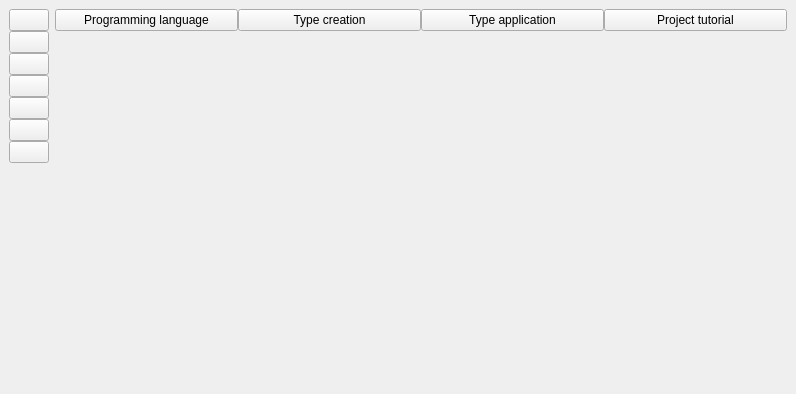
<?xml version="1.0" encoding="UTF-8"?>
<ui version="4.0">
 <class>MainWindow</class>
 <widget class="QMainWindow" name="MainWindow">
  <property name="geometry">
   <rect>
    <x>0</x>
    <y>0</y>
    <width>796</width>
    <height>394</height>
   </rect>
  </property>
  <property name="windowTitle">
   <string>MainWindow</string>
  </property>
  <widget class="QWidget" name="centralwidget">
   <layout class="QHBoxLayout" name="horizontalLayout">
    <item>
     <layout class="QVBoxLayout" name="verticalLayout">
      <property name="spacing">
       <number>0</number>
      </property>
      <item>
       <widget class="QPushButton" name="pbOpenFileDatabase">
        <property name="text">
         <string/>
        </property>
       </widget>
      </item>
      <item>
       <widget class="QPushButton" name="pbCreateDatabase">
        <property name="text">
         <string/>
        </property>
       </widget>
      </item>
      <item>
       <widget class="QPushButton" name="pbOpenDatabase">
        <property name="text">
         <string/>
        </property>
       </widget>
      </item>
      <item>
       <widget class="QPushButton" name="pbGo">
        <property name="text">
         <string/>
        </property>
       </widget>
      </item>
      <item>
       <widget class="QPushButton" name="pbBack">
        <property name="text">
         <string/>
        </property>
       </widget>
      </item>
      <item>
       <widget class="QPushButton" name="pbSettings">
        <property name="text">
         <string/>
        </property>
       </widget>
      </item>
      <item>
       <widget class="QPushButton" name="pbInfo">
        <property name="text">
         <string/>
        </property>
       </widget>
      </item>
      <item>
       <spacer name="verticalSpacer">
        <property name="orientation">
         <enum>Qt::Vertical</enum>
        </property>
        <property name="sizeHint" stdset="0">
         <size>
          <width>20</width>
          <height>40</height>
         </size>
        </property>
       </spacer>
      </item>
     </layout>
    </item>
    <item>
     <layout class="QVBoxLayout" name="verticalLayout_2">
      <property name="spacing">
       <number>0</number>
      </property>
      <item>
       <layout class="QHBoxLayout" name="horizontalLayout_2">
        <item>
         <widget class="QPushButton" name="pbFrameProgrammingLanguage">
          <property name="text">
           <string>Programming language</string>
          </property>
         </widget>
        </item>
        <item>
         <widget class="QPushButton" name="pbFrameTypeCreation">
          <property name="text">
           <string>Type creation</string>
          </property>
         </widget>
        </item>
        <item>
         <widget class="QPushButton" name="pbFrameTypeApplication">
          <property name="text">
           <string>Type application</string>
          </property>
         </widget>
        </item>
        <item>
         <widget class="QPushButton" name="pbFrameProjectTutorial">
          <property name="text">
           <string>Project tutorial</string>
          </property>
         </widget>
        </item>
       </layout>
      </item>
      <item>
       <layout class="QHBoxLayout" name="horizontalLayout_3">
        <item>
         <widget class="QLabel" name="lMainIcon">
          <property name="maximumSize">
           <size>
            <width>50</width>
            <height>50</height>
           </size>
          </property>
          <property name="text">
           <string/>
          </property>
          <property name="pixmap">
           <pixmap>../../../static/icons/main_icon.png</pixmap>
          </property>
          <property name="scaledContents">
           <bool>true</bool>
          </property>
         </widget>
        </item>
       </layout>
      </item>
      <item>
       <widget class="QLabel" name="lTitleMain">
        <property name="text">
         <string/>
        </property>
        <property name="alignment">
         <set>Qt::AlignCenter</set>
        </property>
       </widget>
      </item>
      <item>
       <widget class="QStackedWidget" name="stackedWidget"/>
      </item>
      <item>
       <widget class="QLabel" name="lInformation">
        <property name="text">
         <string/>
        </property>
       </widget>
      </item>
     </layout>
    </item>
   </layout>
  </widget>
 </widget>
 <resources/>
 <connections/>
</ui>
